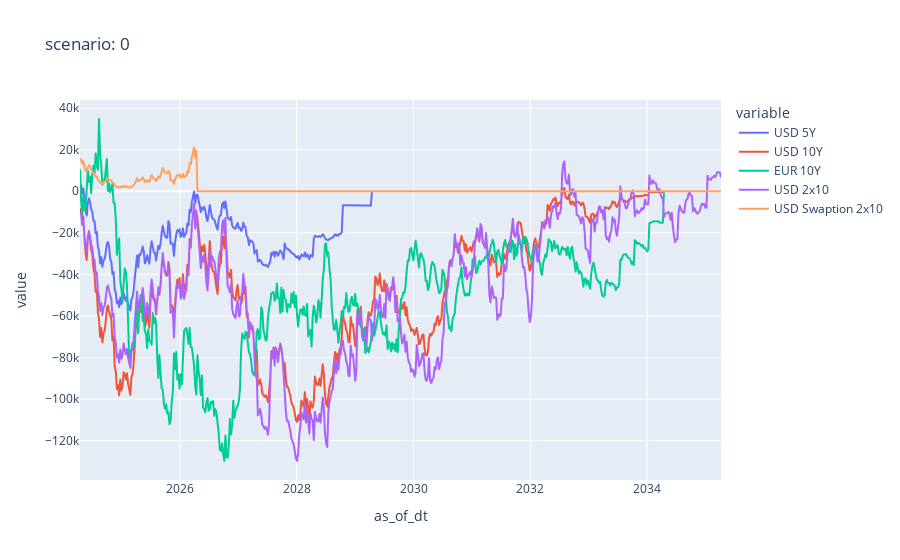
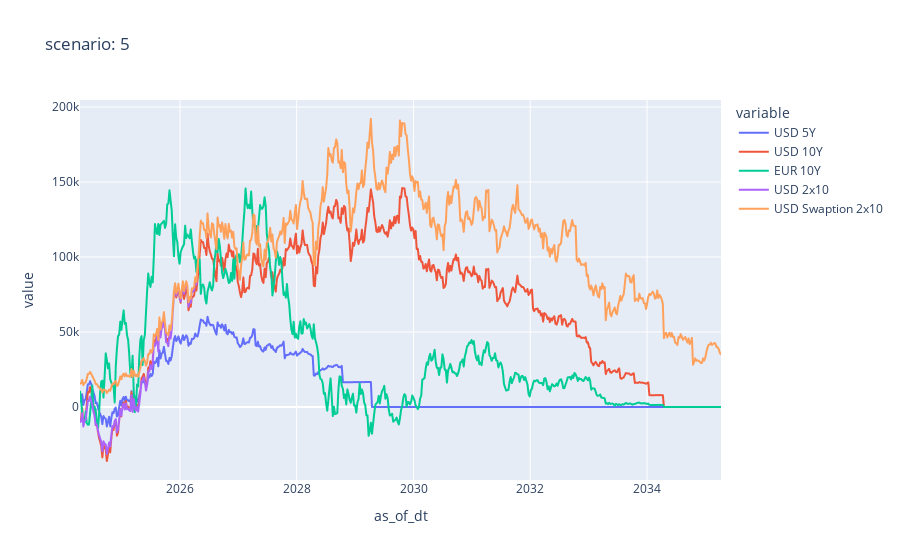

Notebook code cell kept with these figures, in order:
### Code cell
plot_cube_scenarios(value_cube_df, [0, 5])

### Figure 1 — Plotly figure (JSON) as saved in the notebook; plotly's stock layout.template omitted (floating-point values rounded to 4 significant figures; data arrays with more than 128 entries replaced by an {"elided": "..."} marker saying what was removed)
{"data": [{"hovertemplate": "variable=USD 5Y<br>as_of_dt=%{x}<br>value=%{y}<extra></extra>", "legendgroup": "USD 5Y", "line": {"color": "#636efa", "dash": "solid"}, "marker": {"symbol": "circle"}, "mode": "lines", "name": "USD 5Y", "showlegend": true, "type": "scattergl", "x": {"elided": "574 str values"}, "xaxis": "x", "y": {"elided": "574 float values"}, "yaxis": "y"}, {"hovertemplate": "variable=USD 10Y<br>as_of_dt=%{x}<br>value=%{y}<extra></extra>", "legendgroup": "USD 10Y", "line": {"color": "#EF553B", "dash": "solid"}, "marker": {"symbol": "circle"}, "mode": "lines", "name": "USD 10Y", "showlegend": true, "type": "scattergl", "x": {"elided": "574 str values"}, "xaxis": "x", "y": {"elided": "574 float values"}, "yaxis": "y"}, {"hovertemplate": "variable=EUR 10Y<br>as_of_dt=%{x}<br>value=%{y}<extra></extra>", "legendgroup": "EUR 10Y", "line": {"color": "#00cc96", "dash": "solid"}, "marker": {"symbol": "circle"}, "mode": "lines", "name": "EUR 10Y", "showlegend": true, "type": "scattergl", "x": {"elided": "574 str values"}, "xaxis": "x", "y": {"elided": "574 float values"}, "yaxis": "y"}, {"hovertemplate": "variable=USD 2x10<br>as_of_dt=%{x}<br>value=%{y}<extra></extra>", "legendgroup": "USD 2x10", "line": {"color": "#ab63fa", "dash": "solid"}, "marker": {"symbol": "circle"}, "mode": "lines", "name": "USD 2x10", "showlegend": true, "type": "scattergl", "x": {"elided": "574 str values"}, "xaxis": "x", "y": {"elided": "574 float values"}, "yaxis": "y"}, {"hovertemplate": "variable=USD Swaption 2x10<br>as_of_dt=%{x}<br>value=%{y}<extra></extra>", "legendgroup": "USD Swaption 2x10", "line": {"color": "#FFA15A", "dash": "solid"}, "marker": {"symbol": "circle"}, "mode": "lines", "name": "USD Swaption 2x10", "showlegend": true, "type": "scattergl", "x": {"elided": "574 str values"}, "xaxis": "x", "y": {"elided": "574 float values"}, "yaxis": "y"}], "layout": {"legend": {"title": {"text": "variable"}, "tracegroupgap": 0}, "title": {"text": "scenario: 0"}, "xaxis": {"anchor": "y", "domain": [0, 1], "title": {"text": "as_of_dt"}}, "yaxis": {"anchor": "x", "domain": [0, 1], "title": {"text": "value"}}}}

### Figure 2 — Plotly figure (JSON) as saved in the notebook; plotly's stock layout.template omitted (floating-point values rounded to 4 significant figures; data arrays with more than 128 entries replaced by an {"elided": "..."} marker saying what was removed)
{"data": [{"hovertemplate": "variable=USD 5Y<br>as_of_dt=%{x}<br>value=%{y}<extra></extra>", "legendgroup": "USD 5Y", "line": {"color": "#636efa", "dash": "solid"}, "marker": {"symbol": "circle"}, "mode": "lines", "name": "USD 5Y", "showlegend": true, "type": "scattergl", "x": {"elided": "574 str values"}, "xaxis": "x", "y": {"elided": "574 float values"}, "yaxis": "y"}, {"hovertemplate": "variable=USD 10Y<br>as_of_dt=%{x}<br>value=%{y}<extra></extra>", "legendgroup": "USD 10Y", "line": {"color": "#EF553B", "dash": "solid"}, "marker": {"symbol": "circle"}, "mode": "lines", "name": "USD 10Y", "showlegend": true, "type": "scattergl", "x": {"elided": "574 str values"}, "xaxis": "x", "y": {"elided": "574 float values"}, "yaxis": "y"}, {"hovertemplate": "variable=EUR 10Y<br>as_of_dt=%{x}<br>value=%{y}<extra></extra>", "legendgroup": "EUR 10Y", "line": {"color": "#00cc96", "dash": "solid"}, "marker": {"symbol": "circle"}, "mode": "lines", "name": "EUR 10Y", "showlegend": true, "type": "scattergl", "x": {"elided": "574 str values"}, "xaxis": "x", "y": {"elided": "574 float values"}, "yaxis": "y"}, {"hovertemplate": "variable=USD 2x10<br>as_of_dt=%{x}<br>value=%{y}<extra></extra>", "legendgroup": "USD 2x10", "line": {"color": "#ab63fa", "dash": "solid"}, "marker": {"symbol": "circle"}, "mode": "lines", "name": "USD 2x10", "showlegend": true, "type": "scattergl", "x": {"elided": "574 str values"}, "xaxis": "x", "y": {"elided": "574 float values"}, "yaxis": "y"}, {"hovertemplate": "variable=USD Swaption 2x10<br>as_of_dt=%{x}<br>value=%{y}<extra></extra>", "legendgroup": "USD Swaption 2x10", "line": {"color": "#FFA15A", "dash": "solid"}, "marker": {"symbol": "circle"}, "mode": "lines", "name": "USD Swaption 2x10", "showlegend": true, "type": "scattergl", "x": {"elided": "574 str values"}, "xaxis": "x", "y": {"elided": "574 float values"}, "yaxis": "y"}], "layout": {"legend": {"title": {"text": "variable"}, "tracegroupgap": 0}, "title": {"text": "scenario: 5"}, "xaxis": {"anchor": "y", "domain": [0, 1], "title": {"text": "as_of_dt"}}, "yaxis": {"anchor": "x", "domain": [0, 1], "title": {"text": "value"}}}}
